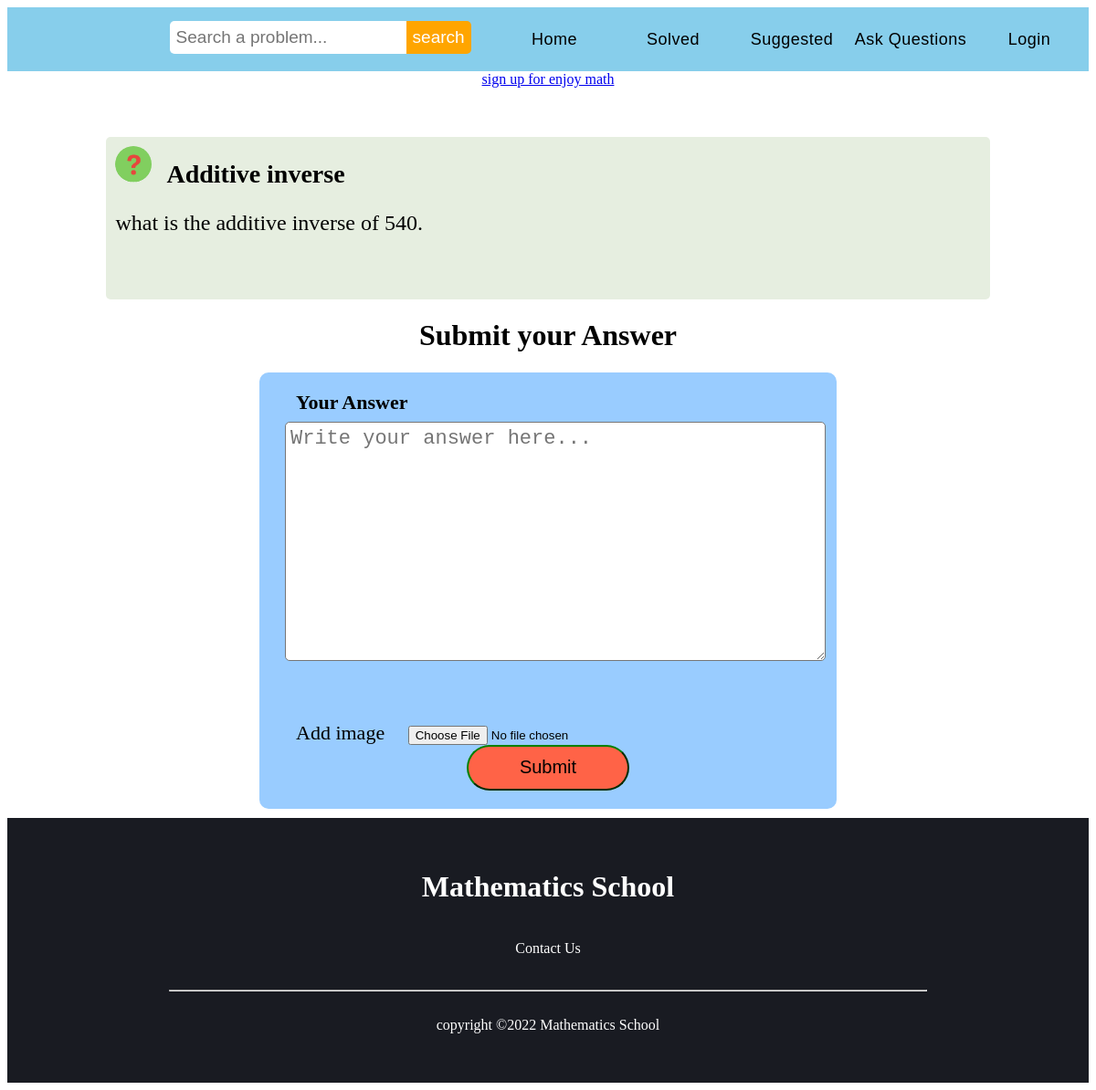
Screenshot of /submit_ans.php?id=237 with the database file from the repository.
### tables this page shows
CREATE TABLE `problem` (
  `prob_id` int(10) NOT NULL,
  `prob_heading` varchar(20) NOT NULL,
  `prob_description` varchar(200) NOT NULL,
  `prob_pic` varchar(30) NOT NULL,
  `submit_by` varchar(30) NOT NULL
);

### submit_ans.php (the view, shortened to what this page needs)
<?php
include("includes\database_connection_config.php");
?>
<!DOCTYPE html>
<html>
<head>
</head>
<body>
<?php
	   require('includes\menubar.php');
	   if(isset($_COOKIE['current_user_email'])){
		   echo '<div>
				  </div>';
	   }
	   else {
		   echo '<center> <a href="signup.php">sign up for enjoy math </a> </center> <br>';
	   }
	   echo "<br> <br>";
	$id=$_GET['id'];
	   $sql="SELECT *FROM problem WHERE prob_id = '$id' ";
	   $run_query=mysqli_query($con,$sql);
	   $row=mysqli_fetch_assoc($run_query);
?>
<div id="problem_stucture" style="background: #E6EEE0;width:80%;margin:auto;padding:10px;border-radius:5px;margin-bottom:3px;">
	<?php
	echo ' <img src="logo/problem_icon.jpg" alt="problem" width="40" height="40" style="display: inline; border-radius: 50% "> ';
    echo '<p style="font-size:28px;margin-bottom:1px;padding:1px;display:inline;"> <b>' . $row['prob_heading'] . '</p> </b> <br>';
    echo '<p style="font-size:24px;font-family:verdana;">' . $row['prob_description'] . "</p> <br>";
				 echo "<br>";
				 ?>
</div>
<h1>
	<center>Submit your Answer<br> </center>
</h1>
<div id="answer_form">
	<form action="submit_ans_core.php?id=<?php echo $id ?>" method="POST" enctype="multipart/form-data">
		<label for="description"><b> Your Answer </b> </label><br>
       <textarea type="text" placeholder="Write your answer here..." id="description" name="description"  rows="10"></textarea> <br>
       <br>
		<br><br>
        <label>Add image </label>
        <input type="file" name="ans_pic"> <br>
	    <input id="submit_answer" type="submit" value="Submit" >
 	</form>
</div>
<?php
include 'includes\footer.php';
	?>
</body>
</html>

### submit_ans.php (style rules this page uses)
#answer_form { border-radius: 10px; background: #99CCFF; width: 50%; padding: 20px; margin: auto; }
label { margin: 10px; width: 100%; padding: 10px; font-size: 22px; }
textarea { width: 98%; margin: 8px; border-radius: 5px; padding: 5px; font-size: 22px; }
#submit_answer { width: 30%; height: 50px; background: tomato; display: block; margin: auto; border-radius: 25px; font-size: 20px; border-color: green; }

### rows the page displays
problem: prob_heading "Additive inverse", prob_description "what is the additive inverse of 540."
